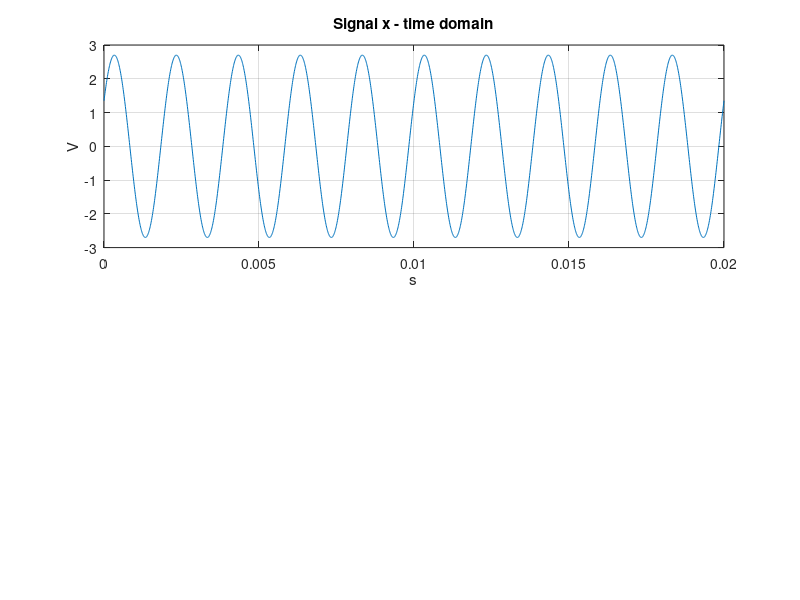

This figure's MATLAB source: (Note: this script raises an error after producing the figure.)

clear all
close all
clc

% ---- Signal parameters
Fe  = 10e4;             % Sampling frequency (Hz)
Te = 1/Fe;

f0  = 500;             % Sinus frequency (Hz)
D   = 10/f0;             % Duration (s) : consider 10 periods -- to be completed 
Ax  = 2.7;              % Amplitude for signal x (V)
phi = -pi/3;             % phase for signal y

% ---- Signal generation

t = 0:Te:D;
N = length(t);          % Number of samples

x = Ax*cos(2*pi*f0*t+phi); % To be completed

% ---- Signal display
figure('Name','Autocorrelation')
subplot(2,1,1);
plot(t,x);
grid on;
title 'Signal x - time domain'
xlabel 's'
ylabel 'V'

% ----  Intercorrelation
txmax = 5/f0;
[Cxx,tx] = myAutocorrelation(x,Fe,txmax);
subplot(2,1,2);
plot(tx,Cxx);
grid on
title 'Autocorrelation of signal x'
xlabel 's'
ylabel 'W'




